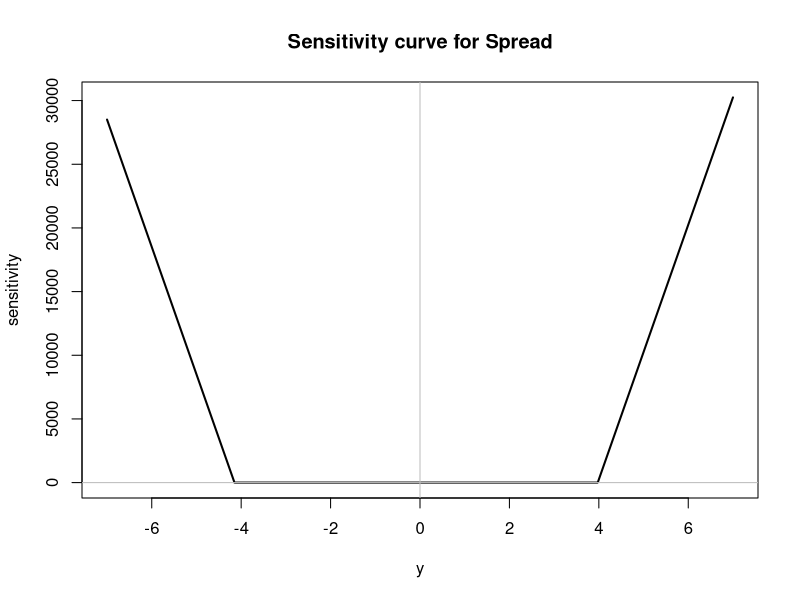

Source code (R):
set.seed(341)
pop <- rnorm(10000)

sc = function(y.pop, y, attr, ...) {
  N <- length(y.pop) + 1
  sapply(y, function(y.new) {
    N * (attr(c(y.new, y.pop), ...) - attr(y.pop, ...))
  })
}

spread <- function (pop) {
  (max(pop)-min(pop))
}

y <- seq(-7, 7, by = 0.01)

plot(y, 
     sc(y.pop = pop, y = y, attr = spread), 
     type = "l", 
     lwd = 2, 
     main = "Sensitivity curve for Spread",
     ylab = "sensitivity")

abline(h = 0, v = 0, col = "grey")


